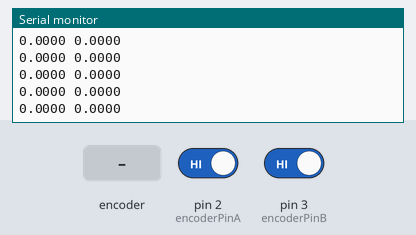
Simulated run of this sketch. Board: Arduino Uno, built with avr-gcc and run on an emulated ATmega328P. Parts: the last lines printed to the serial monitor. The inputs (shaded band) are chosen by the test bench; at power-on: pin 2 (encoderPinA) HIGH, pin 3 (encoderPinB) HIGH.

Above: at 1.2 s.
1.3 s: rotary encoder on pin 2 (encoderPinA) / pin 3 (encoderPinB) turned 1 step (first pin leading)
At 2.3 s:
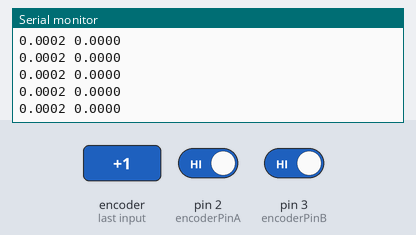
4.5 s: rotary encoder on pin 2 (encoderPinA) / pin 3 (encoderPinB) turned 1 step (first pin leading)
At 5.6 s:
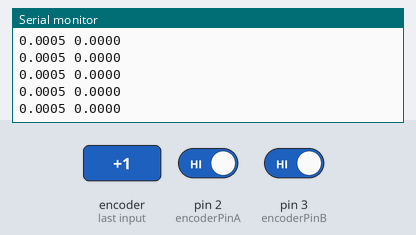
10.7 s: rotary encoder on pin 2 (encoderPinA) / pin 3 (encoderPinB) turned 2 steps (second pin leading)
At 11.8 s:
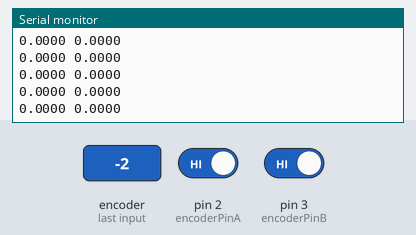
20.1 s: rotary encoder on pin 2 (encoderPinA) / pin 3 (encoderPinB) turned 2 steps (second pin leading)
At 21.2 s:
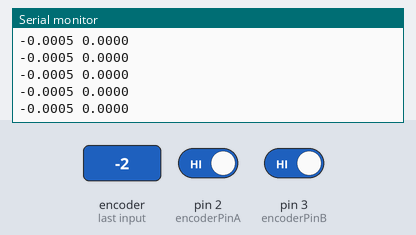
Timing chart, 0 to 23.1 s (numbered marks = the images above; inputs shaded):
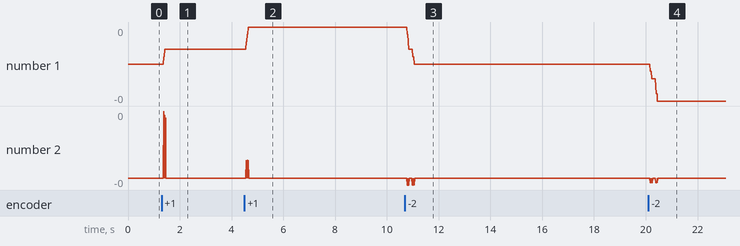

Measured:
- after the input at 1.3 s, the serial monitor: prints a new line after 0.07 s (image 1)
- after the input at 4.5 s, the serial monitor: prints a new line after 0.07 s (image 2)
- after the input at 10.7 s, the serial monitor: prints a new line after 0.08 s (image 3)
- after the input at 20.1 s, the serial monitor: prints a new line after 0.08 s (image 4)
- plotted number 1: 0 → 0 after the input at 1.3 s, 0 → 0 after the input at 4.5 s, 0 → -0 after the input at 20.1 s

The sketch:

v1.ino
```cpp
// this script only read the encoder value and see on serial monitor
//Encoder pins
const int encoderPinA = 2;
const int encoderPinB = 3;

//The number of pulses produced by the encoder within a revolution.
const int PPR = 64;
//The value is '1' if the encoder is not attached to any motor.
const int gearRatio = 19;
//When using 2X encoding the value is '2'. In this code 4X encoding is used.
const int decodeNumber = 4;
//record the cuurent number of pulses received
volatile long int currentPosition = 0;

unsigned int timer_previous = 0;
double wheel_turns = 0.0;
double current_wheel_distance = 0.0;
double previous_wheel_distance = 0.0;
double time_taken = 0;
double wheel_speed_mpms = 0.0;
double wheel_speed_mpm = 0.0;
double pi = 3.14;
double r = 0.04775; // Radius of the wheel in meters

void setup() {
  pinMode (encoderPinA, INPUT_PULLUP);
  pinMode (encoderPinB, INPUT_PULLUP);
  attachInterrupt (digitalPinToInterrupt (encoderPinA), doEncoderA, CHANGE);
  attachInterrupt (digitalPinToInterrupt (encoderPinB), doEncoderB, CHANGE);
  Serial.begin (9600);
}
void loop() {
  current_wheel_distance = (currentPosition * 2 * pi * r) / (PPR * gearRatio * decodeNumber) ; // Gives the distance which the wheel traveled. 'r' is the radius of the wheel in meters.
  time_taken = micros() - timer_previous; // Time taken since the previous iteration of the loop.
  wheel_speed_mpms = (current_wheel_distance-previous_wheel_distance) / time_taken; // This gives the speed in meters per microsecond.
  wheel_speed_mpm = wheel_speed_mpms * 1000000 * 60; // This gives the speed in meters per minute.

  Serial.print(current_wheel_distance, 4);
  Serial.print(" ");
  Serial.print(wheel_speed_mpm, 4);
  Serial.println();

  timer_previous = micros();
  previous_wheel_distance = current_wheel_distance;
}

void doEncoderA()
{
  if (digitalRead(encoderPinA) != digitalRead(encoderPinB))
  {
    currentPosition++;
  }
  else
  {
    currentPosition--;
  }
}
void doEncoderB()
{
  if (digitalRead(encoderPinA) == digitalRead(encoderPinB))
  {
    currentPosition++;
  }
  else
  {
    currentPosition--;
  }
}
```
